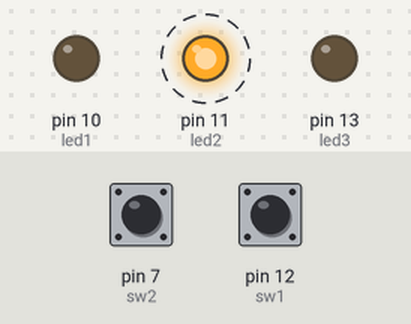
The sketch below on a simulated Arduino Uno, built with avr-gcc and run on an emulated ATmega328P. Shown: output pins drawn as LEDs (lit = HIGH). Dashed ring = blinking. The test bench sets the inputs (shaded band); at power-on: pin 12 (sw1) HIGH, pin 7 (sw2) HIGH. Random numbers use the default seed unless the sketch sets one; what the sketch prints to the serial monitor is not drawn.

Above: at 0.1 s.
At 4.4 s:
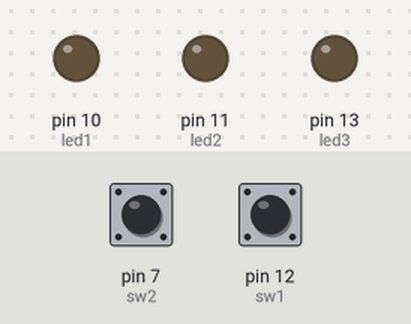
4.5 s: pin 12 (sw1) pulled LOW for 1 s
At 5.1 s:
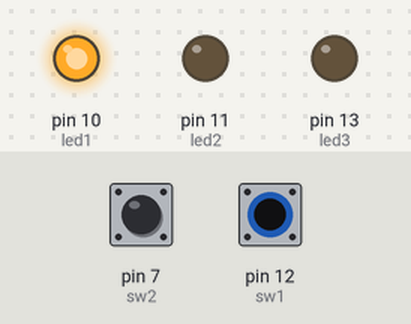
Timing chart, 0 to 7.5 s (numbered marks = the images above; inputs shaded):
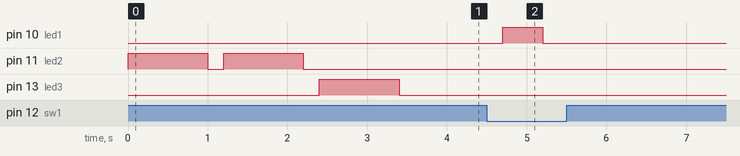

The sketch:

sketch_apr8a.ino
```cpp
// Definir los pines para los leds y los botones
#define led1 10
#define led2 11
#define led3 13
#define sw1 12
#define sw2 7

// Definir longitud del patron
int longitud = 3;

// Definir los arreglos para almacenar las secuencias
int patronOriginal[] = {0, 0, 0}; // Cambia este patrón según desees
int secuenciaUsuario[] = {0, 0, 0}; // Se almacenarán las entradas del usuario

void setup() {
  // Inicializar los pines de los leds y los botones
  pinMode(led1, OUTPUT);
  pinMode(led2, OUTPUT);
  pinMode(led3, OUTPUT);
  pinMode(sw1, INPUT_PULLUP);
  pinMode(sw2, INPUT_PULLUP);

  Serial.begin(9600);
}

void loop() {
  // Genera patron de forma random
  patronOriginal[0] = random(1, 4);
  patronOriginal[1] = random(1, 4);
  patronOriginal[2] = random(1, 4);

  Serial.println(patronOriginal[0]);
  Serial.print(", ");
  Serial.print(patronOriginal[1]);
  Serial.print(", ");
  Serial.print(patronOriginal[2]);

  // Mostrar el patrón original
  mostrarPatron(patronOriginal);

  // Esperar a que el usuario ingrese la secuencia
  for (int i = 0; i < longitud; i++) {
    while (digitalRead(sw1) == HIGH && digitalRead(sw2) == HIGH) {
      // Esperar a que se presione uno de los botones
    }

    delay(200);
    if (digitalRead(sw1) == LOW && digitalRead(sw2) == HIGH) {
      secuenciaUsuario[i] = 1;
      digitalWrite(led1, HIGH);
      delay(500);
      digitalWrite(led1, LOW);
    } else if (digitalRead(sw1) == LOW && digitalRead(sw2) == LOW) {
      secuenciaUsuario[i] = 2;
      digitalWrite(led2, HIGH);
      delay(500);
      digitalWrite(led2, LOW);
    }
    else if (digitalRead(sw2) == LOW && digitalRead(sw1) == HIGH) {
      secuenciaUsuario[i] = 3;
      digitalWrite(led3, HIGH);
      delay(500);
      digitalWrite(led3, LOW);
    }

    // Esperar un breve tiempo antes de la próxima entrada
    while (digitalRead(sw1) == LOW || digitalRead(sw2) == LOW) {
      // Esperar a que se presione uno de los botones
    }
  }

  // Comparar las secuencias
  if (compararSecuencias(patronOriginal, secuenciaUsuario)) {
    titilarLed(led1);
  } else {
    titilarLed(led3);
  }

  // Reiniciar la secuencia del usuario
  reiniciarSecuencia(secuenciaUsuario);
}

// Función para mostrar el patrón original de los leds
void mostrarPatron(int patron[]) {
  for (int i = 0; i < longitud; i++) {
    if (patron[i] == 1) {
      digitalWrite(led1, HIGH);
    } else if (patron[i] == 2) {
      digitalWrite(led2, HIGH);
    } else if (patron[i] == 3) {
      digitalWrite(led3, HIGH);
    }

    delay(1000);
    digitalWrite(led1, LOW);
    digitalWrite(led2, LOW);
    digitalWrite(led3, LOW);
    delay(200); // Breve pausa entre leds
  }
}

// Función para comparar las secuencias
bool compararSecuencias(int patron[], int secuencia[]) {
  for (int i = 0; i < longitud; i++) {
    if (patron[i] != secuencia[i]) {
      return false;
    }
  }
  return true;
}

// Función para hacer titilar un led
void titilarLed(int pinLed) {
  while (digitalRead(sw1) == HIGH && digitalRead(sw2) == HIGH) {
    digitalWrite(pinLed, HIGH);
    delay(200);
    digitalWrite(pinLed, LOW);
    delay(200);
  }
}

// Función para reiniciar la secuencia del usuario
void reiniciarSecuencia(int secuencia[]) {
  for (int i = 0; i < longitud; i++) {
    secuencia[i] = 0;
  }
}
```

Measured:
- after the input at 4.5 s, pin 10 (led1): LOW → HIGH after 0.20 s, → LOW 0.50 s later
- by itself, pin 11 (led2): alternates HIGH for 1.0 s and LOW for 0.20 s, 4 changes in all, then stays LOW
